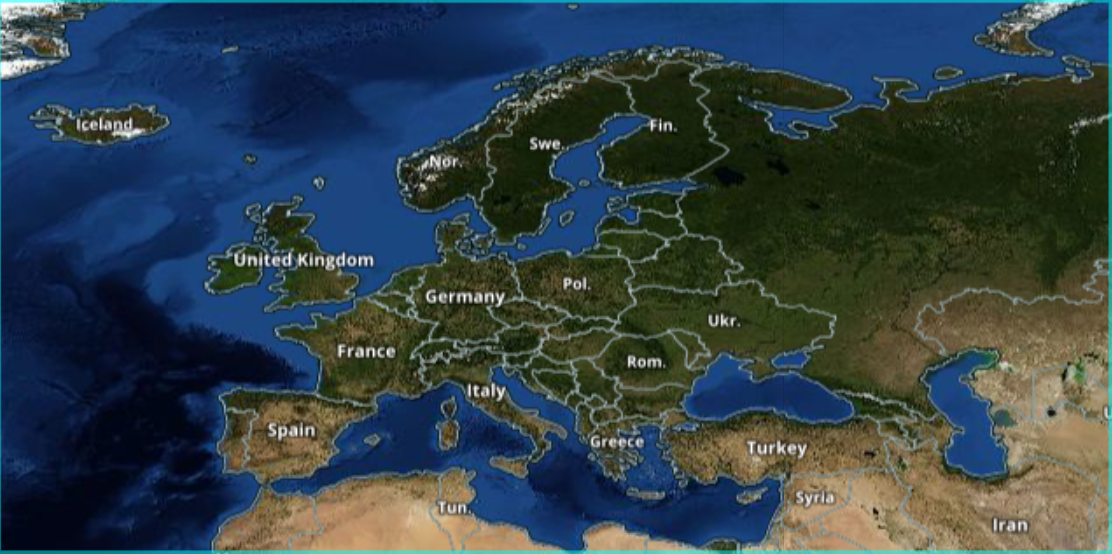
#> input picture europe.png, 1112 x 554 px
$ jupyter execute Visualize.ipynb
#> lines starting #> are read from the running program, lines starting #| are printed output that depends on the picture
[cell 1]
import matplotlib.pyplot as plt
import glob
import numpy as np
import os

[cell 2]
images = glob.glob('./data/*.png')

[cell 3]
coords = []
cls = []
countries = []
names = []
for image in images:
    name = os.path.basename(image)[:-4]
    country, coord = name.split("_")
    lat, lng = coord.split(",")
    latlng = np.array([float(lat), float(lng)])
    if latlng[1]>50:
        continue
    coords.append( latlng )
    countries.append(country)
    names.append(os.path.basename(image))
    if country not in cls:
        cls.append(country)

coords = np.array(coords)
countries = np.array(countries)

[cell 4]
plt.rcParams["figure.figsize"] = (12,8)
imap = plt.imread("europe.png")
#> imap is the input picture: shape (554, 1112, 4) float32; mean R, G, B, A 0.196, 0.257, 0.286, 1
fig, ax = plt.subplots()

for c in cls:
    ax.scatter(coords[countries==c, 1], coords[countries==c, 0], label=c, s=1)
ax.imshow(imap, alpha=0.5, aspect='auto', extent=[-27.17555, 62.23576, 30.49074, 74.90111])
# ax.legend()
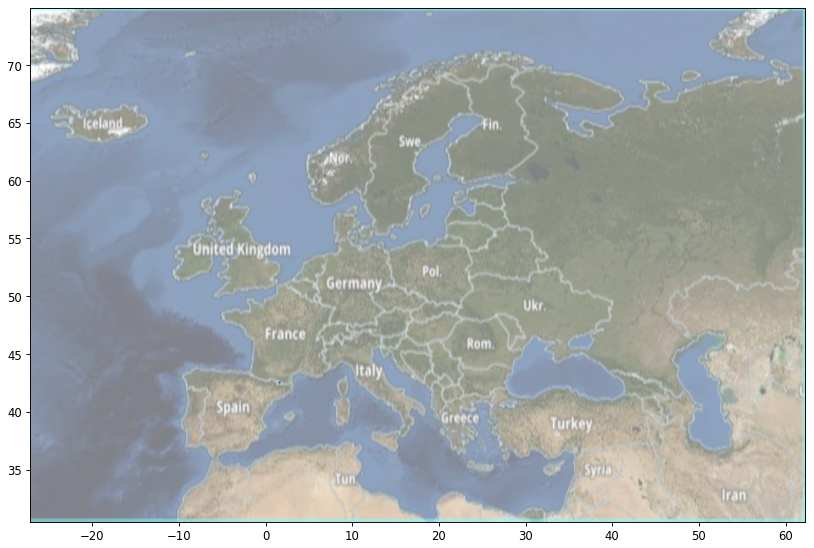
#> figure drawn by matplotlib, 1 panel

[cell 5]
country_center = []

for c in cls:
    country_center.append(coords[countries==c].mean(0))

[cell 6]
anchor_samples = [
    "AD_42.528,1.56927.png",
    "AL_41.32654,19.82209.png",
    "AT_47.73333,14.21667.png",
    "BA_43.91194,18.08083.png",
    "BE_50.78263,4.5334.png",
    "BG_42.71231,25.3329.png",
    "BY_53.0245,26.3403.png",
    "CH_46.90981,8.11206.png",
    "CY_35.119479999999996,33.28853.png",
    "CZ_49.73456,15.29297.png",
    "DE_50.39996,9.98198.png",
    "DK_55.80849,10.581669999999999.png",
    "EE_58.63053,25.55402.png",
    "ES_39.68888,-3.50281.png",
    "FI_61.929730000000006,25.15144.png",
    "FR_46.91745,2.49814.png",
    "GB_52.81773,-1.76009.png",
    "GR_37.97451,23.51769.png",
    "HR_44.655,15.95083.png",
    "HU_47.25,19.06667.png",
    "IE_53.32528000000001,-7.979439999999999.png",
    "IS_64.13267,-20.30651.png",
    "IT_43.43218,11.77323.png",
    "LI_47.17556,9.57287.png",
    "LT_55.41019,23.7299.png",
    "LU_49.64506,6.12932.png",
    "LV_57.0619,24.84465.png",
    "MC_43.74041,7.42311.png",
    "MD_47.01095,28.85176.png",
    "ME_42.39333,18.89028.png",
    "MK_41.63468,21.40268.png",
    "MT_35.94556,14.38972.png",
    "NL_52.1738,5.48497.png",
    "NO_62.20631,10.63725.png",
    "PL_51.85225,19.59197.png",
    "PT_39.66978,-8.9958.png",
    "RO_45.68811,24.97548.png",
    "RS_44.24947,20.39613.png",
    "RU_54.1766,37.8881.png",
    "SE_59.06565,15.337470000000001.png",
    "SI_46.05804,14.82515.png",
    "SK_48.56315,19.3029.png",
    "SM_43.90867,12.44808.png",
    "UA_48.57325,29.71874.png",
    "VA_41.90394,12.45401.png",
    "XK_42.54018,20.28793.png",
]

[cell 7]
anchors = []
for center in country_center:
    dis = np.linalg.norm(coords-center, axis=1)
    anchors.append(coords[dis.argmin()])
    print(names[dis.argmin()])

[cell 8]
fig, ax = plt.subplots()
anchors = np.array(anchors)
for c in cls:
    ax.scatter(coords[countries==c, 1], coords[countries==c, 0], label=c, s=0.1)

ax.scatter(anchors[:, 1], anchors[:, 0], label=c, s=5, c='skyblue')
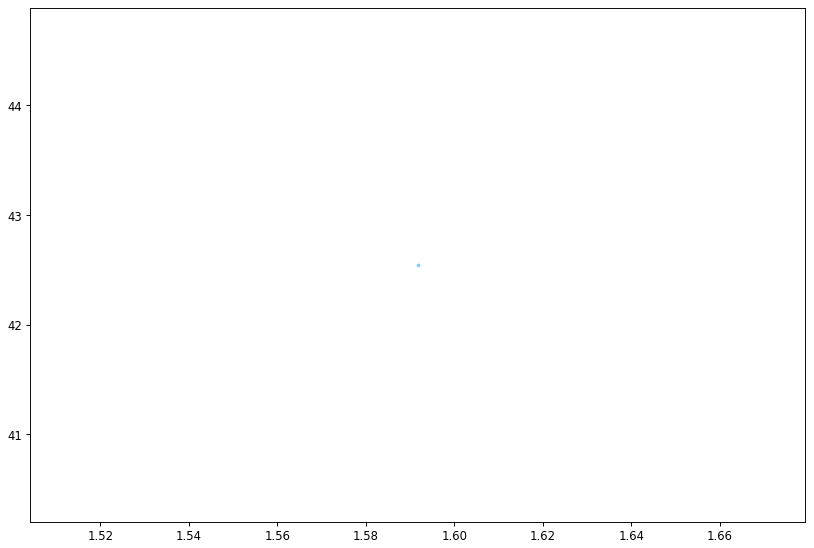
#> figure drawn by matplotlib, 1 panel
